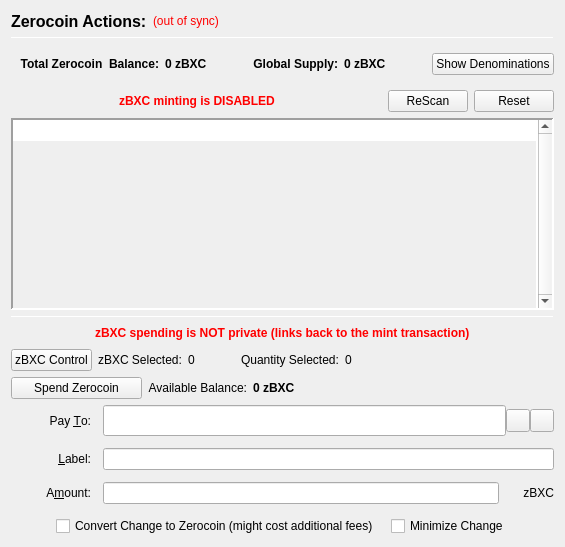
                  <widget class="QFrame" name="verticalFrameLeft">
                   <layout class="QVBoxLayout" name="verticalLayout_2">
                    <item>
                     <layout class="QVBoxLayout" name="verticalLayout_3">
                      <item>
                       <layout class="QHBoxLayout" name="horizontalLayout_3">
                        <item>
                         <widget class="QLabel" name="labelzBXCActions">
                          <property name="font">
                           <font>
                            <pointsize>12</pointsize>
                            <weight>75</weight>
                            <bold>true</bold>
                           </font>
                          </property>
                          <property name="text">
                           <string>Zerocoin Actions:</string>
                          </property>
                          <property name="alignment">
                           <set>Qt::AlignLeading|Qt::AlignLeft|Qt::AlignVCenter</set>
                          </property>
                         </widget>
                        </item>
                        <item>
                         <widget class="QLabel" name="labelzBXCSyncStatus">
                          <property name="toolTip">
                           <string>The displayed information may be out of date. Your wallet automatically synchronizes with the BitcoinClassic network after a connection is established, but this process has not completed yet.</string>
                          </property>
                          <property name="styleSheet">
                           <string notr="true">QLabel { color: red; }</string>
                          </property>
                          <property name="text">
                           <string notr="true">(out of sync)</string>
                          </property>
                          <property name="alignment">
                           <set>Qt::AlignLeading|Qt::AlignLeft|Qt::AlignVCenter</set>
                          </property>
                         </widget>
                        </item>
                        <item>
                         <spacer name="horizontalSpacer">
                          <property name="orientation">
                           <enum>Qt::Horizontal</enum>
                          </property>
                          <property name="sizeHint" stdset="0">
                           <size>
                            <width>40</width>
                            <height>20</height>
                           </size>
                          </property>
                         </spacer>
                        </item>
                       </layout>
                      </item>
                      <item>
                       <widget class="Line" name="lineUpperLeft">
                        <property name="minimumSize">
                         <size>
                          <width>0</width>
                          <height>1</height>
                         </size>
                        </property>
                        <property name="maximumSize">
                         <size>
                          <width>16777215</width>
                          <height>1</height>
                         </size>
                        </property>
                        <property name="frameShadow">
                         <enum>QFrame::Sunken</enum>
                        </property>
                        <property name="orientation">
                         <enum>Qt::Horizontal</enum>
                        </property>
                       </widget>
                      </item>
                      <item>
                       <widget class="QFrame" name="balanceSupplyFrame">
                        <layout class="QHBoxLayout" name="horizontalLayout_2" stretch="0,0,0,1,0">
                         <property name="rightMargin">
                          <number>0</number>
                         </property>
                         <item>
                          <layout class="QHBoxLayout" name="horizontalLayout_34">
                           <item>
                            <widget class="QLabel" name="labelzAvailableText_3">
                             <property name="font">
                              <font>
                               <weight>75</weight>
                               <bold>true</bold>
                              </font>
                             </property>
                             <property name="toolTip">
                              <string>Total Balance including unconfirmed and immature zBXC</string>
                             </property>
                             <property name="text">
                              <string>Total Zerocoin  Balance:</string>
                             </property>
                             <property name="alignment">
                              <set>Qt::AlignRight|Qt::AlignTrailing|Qt::AlignVCenter</set>
                             </property>
                            </widget>
                           </item>
                           <item>
                            <widget class="QLabel" name="labelzAvailableAmount_4">
                             <property name="minimumSize">
                              <size>
                               <width>40</width>
                               <height>0</height>
                              </size>
                             </property>
                             <property name="font">
                              <font>
                               <weight>75</weight>
                               <bold>true</bold>
                              </font>
                             </property>
                             <property name="toolTip">
                              <string>Total Balance including unconfirmed and immature zBXC</string>
                             </property>
                             <property name="text">
                              <string>0 zBXC</string>
                             </property>
                             <property name="alignment">
                              <set>Qt::AlignLeading|Qt::AlignLeft|Qt::AlignVCenter</set>
                             </property>
                            </widget>
                           </item>
                          </layout>
                         </item>
                         <item>
                          <spacer name="horizontalSpacer_32">
                           <property name="orientation">
                            <enum>Qt::Horizontal</enum>
                           </property>
                           <property name="sizeHint" stdset="0">
                            <size>
                             <width>40</width>
                             <height>20</height>
                            </size>
                           </property>
                          </spacer>
                         </item>
                         <item>
                          <layout class="QHBoxLayout" name="horizontalLayout_35">
                           <item>
                            <widget class="QLabel" name="labelZsupplyText_2">
                             <property name="font">
                              <font>
                               <weight>75</weight>
                               <bold>true</bold>
                              </font>
                             </property>
                             <property name="text">
                              <string>Global Supply:</string>
                             </property>
                             <property name="alignment">
                              <set>Qt::AlignRight|Qt::AlignTrailing|Qt::AlignVCenter</set>
                             </property>
                            </widget>
                           </item>
                           <item>
                            <widget class="QLabel" name="labelZsupplyAmount_2">
                             <property name="font">
                              <font>
                               <weight>75</weight>
                               <bold>true</bold>
                              </font>
                             </property>
                             <property name="text">
                              <string>0 zBXC</string>
                             </property>
                            </widget>
                           </item>
                          </layout>
                         </item>
                         <item>
                          <spacer name="horizontalSpacer_31">
                           <property name="orientation">
                            <enum>Qt::Horizontal</enum>
                           </property>
                           <property name="sizeHint" stdset="0">
                            <size>
                             <width>40</width>
                             <height>20</height>
                            </size>
                           </property>
                          </spacer>
                         </item>
                         <item>
                          <widget class="QPushButton" name="pushButtonShowDenoms">
                           <property name="toolTip">
                            <string>Show zBXC denominations list</string>
                           </property>
                           <property name="text">
                            <string>Show Denominations</string>
                           </property>
                          </widget>
                         </item>
                        </layout>
                       </widget>
                      </item>
                      <item>
                       <layout class="QHBoxLayout" name="horizontalLayout_4">
                        <item>
                         <spacer name="horizontalSpacer_2">
                          <property name="orientation">
                           <enum>Qt::Horizontal</enum>
                          </property>
                          <property name="sizeHint" stdset="0">
                           <size>
                            <width>40</width>
                            <height>20</height>
                           </size>
                          </property>
                         </spacer>
                        </item>
                        <item>
                         <widget class="QLabel" name="label">
                          <property name="styleSheet">
                           <string notr="true">color: red;
font-weight: bold;</string>
                          </property>
                          <property name="text">
                           <string>zBXC minting is DISABLED</string>
                          </property>
                         </widget>
                        </item>
                        <item>
                         <spacer name="horizontalSpacer_3">
                          <property name="orientation">
                           <enum>Qt::Horizontal</enum>
                          </property>
                          <property name="sizeHint" stdset="0">
                           <size>
                            <width>40</width>
                            <height>20</height>
                           </size>
                          </property>
                         </spacer>
                        </item>
                        <item>
                         <widget class="QPushButton" name="pushButtonMintReset">
                          <property name="maximumSize">
                           <size>
                            <width>80</width>
                            <height>16777215</height>
                           </size>
                          </property>
                          <property name="toolTip">
                           <string>Rescan the complete blockchain for  Zerocoin mints and their meta-data.</string>
                          </property>
                          <property name="text">
                           <string>ReScan</string>
                          </property>
                         </widget>
                        </item>
                        <item>
                         <widget class="QPushButton" name="pushButtonSpentReset">
                          <property name="maximumSize">
                           <size>
                            <width>80</width>
                            <height>16777215</height>
                           </size>
                          </property>
                          <property name="toolTip">
                           <string>Reset Zerocoin Wallet DB. Deletes transactions that did not make it into the blockchain.</string>
                          </property>
                          <property name="text">
                           <string>Reset</string>
                          </property>
                         </widget>
                        </item>
                       </layout>
                      </item>
                      <item>
                       <widget class="QPlainTextEdit" name="TEMintStatus">
                        <property name="font">
                         <font>
                          <pointsize>8</pointsize>
                         </font>
                        </property>
                        <property name="toolTip">
                         <string>Status and/or Mesages from the last Mint Action.</string>
                        </property>
                        <property name="frameShape">
                         <enum>QFrame::Panel</enum>
                        </property>
                        <property name="frameShadow">
                         <enum>QFrame::Sunken</enum>
                        </property>
                        <property name="lineWidth">
                         <number>2</number>
                        </property>
                        <property name="midLineWidth">
                         <number>2</number>
                        </property>
                        <property name="verticalScrollBarPolicy">
                         <enum>Qt::ScrollBarAlwaysOn</enum>
                        </property>
                        <property name="horizontalScrollBarPolicy">
                         <enum>Qt::ScrollBarAlwaysOff</enum>
                        </property>
                        <property name="readOnly">
                         <bool>true</bool>
                        </property>
                        <property name="plainText">
                         <string notr="true"/>
                        </property>
                        <property name="backgroundVisible">
                         <bool>true</bool>
                        </property>
                       </widget>
                      </item>
                      <item>
                       <widget class="Line" name="line">
                        <property name="minimumSize">
                         <size>
                          <width>0</width>
                          <height>1</height>
                         </size>
                        </property>
                        <property name="maximumSize">
                         <size>
                          <width>16777215</width>
                          <height>1</height>
                         </size>
                        </property>
                        <property name="orientation">
                         <enum>Qt::Horizontal</enum>
                        </property>
                       </widget>
                      </item>
                      <item>
                       <layout class="QHBoxLayout" name="horizontalLayout_7">
                        <item>
                         <spacer name="horizontalSpacer_18">
                          <property name="orientation">
                           <enum>Qt::Horizontal</enum>
                          </property>
                          <property name="sizeHint" stdset="0">
                           <size>
                            <width>40</width>
                            <height>20</height>
                           </size>
                          </property>
                         </spacer>
                        </item>
                        <item>
                         <widget class="QLabel" name="label_2">
                          <property name="styleSheet">
                           <string notr="true">color: red;
font-weight: bold;</string>
                          </property>
                          <property name="text">
                           <string>zBXC spending is NOT private (links back to the mint transaction)</string>
                          </property>
                         </widget>
                        </item>
                        <item>
                         <spacer name="horizontalSpacer_30">
                          <property name="orientation">
                           <enum>Qt::Horizontal</enum>
                          </property>
                          <property name="sizeHint" stdset="0">
                           <size>
                            <width>40</width>
                            <height>20</height>
                           </size>
                          </property>
                         </spacer>
                        </item>
                       </layout>
                      </item>
                      <item>
                       <layout class="QHBoxLayout" name="horizontalLayout_24">
                        <property name="leftMargin">
                         <number>0</number>
                        </property>
                        <property name="bottomMargin">
                         <number>0</number>
                        </property>
                        <item>
                         <widget class="QPushButton" name="pushButtonZPivControl">
                          <property name="text">
                           <string>zBXC Control</string>
                          </property>
                         </widget>
                        </item>
                        <item>
                         <widget class="QLabel" name="labelzPivSelected">
                          <property name="text">
                           <string>zBXC Selected:</string>
                          </property>
                         </widget>
                        </item>
                        <item>
                         <widget class="QLabel" name="labelzPivSelected_int">
                          <property name="text">
                           <string>0</string>
                          </property>
                         </widget>
                        </item>
                        <item>
                         <spacer name="horizontalSpacer_17">
                          <property name="orientation">
                           <enum>Qt::Horizontal</enum>
                          </property>
                          <property name="sizeType">
                           <enum>QSizePolicy::Fixed</enum>
                          </property>
                          <property name="sizeHint" stdset="0">
                           <size>
                            <width>40</width>
                            <height>20</height>
                           </size>
                          </property>
                         </spacer>
                        </item>
                        <item>
                         <widget class="QLabel" name="labelQuantitySelected">
                          <property name="text">
                           <string>Quantity Selected:</string>
                          </property>
                         </widget>
                        </item>
                        <item>
                         <widget class="QLabel" name="labelQuantitySelected_int">
                          <property name="text">
                           <string>0</string>
                          </property>
                         </widget>
                        </item>
                        <item>
                         <spacer name="horizontalSpacer_19">
                          <property name="orientation">
                           <enum>Qt::Horizontal</enum>
                          </property>
                          <property name="sizeHint" stdset="0">
                           <size>
                            <width>40</width>
                            <height>20</height>
                           </size>
                          </property>
                         </spacer>
                        </item>
                       </layout>
                      </item>
                      <item>
                       <layout class="QHBoxLayout" name="horizontalLayout_6">
                        <item>
                         <widget class="QPushButton" name="pushButtonSpendzBXC">
                          <property name="minimumSize">
                           <size>
                            <width>131</width>
                            <height>0</height>
                           </size>
                          </property>
                          <property name="toolTip">
                           <string>Spend Zerocoin. Without 'Pay To:' address creates payments to yourself.</string>
                          </property>
                          <property name="text">
                           <string>Spend Zerocoin</string>
                          </property>
                         </widget>
                        </item>
                        <item>
                         <widget class="QLabel" name="labelzBXCBalanceText">
                          <property name="toolTip">
                           <string>Available (mature and spendable) zBXC for spending</string>
                          </property>
                          <property name="text">
                           <string>Available Balance:</string>
                          </property>
                          <property name="alignment">
                           <set>Qt::AlignRight|Qt::AlignTrailing|Qt::AlignVCenter</set>
                          </property>
                         </widget>
                        </item>
                        <item>
                         <widget class="QLabel" name="labelzAvailableAmount_2">
                          <property name="font">
                           <font>
                            <weight>75</weight>
                            <bold>true</bold>
                           </font>
                          </property>
                          <property name="toolTip">
                           <string>Available (mature and spendable) zBXC for spending

zBXC are mature when they have more than 20 confirmations AND more than 2 mints of the same denomination after them were minted</string>
                          </property>
                          <property name="text">
                           <string>0 zBXC</string>
                          </property>
                          <property name="alignment">
                           <set>Qt::AlignLeading|Qt::AlignLeft|Qt::AlignVCenter</set>
                          </property>
                         </widget>
                        </item>
                        <item>
                         <spacer name="horizontalSpacer_4">
                          <property name="orientation">
                           <enum>Qt::Horizontal</enum>
                          </property>
                          <property name="sizeHint" stdset="0">
                           <size>
                            <width>40</width>
                            <height>20</height>
                           </size>
                          </property>
                         </spacer>
                        </item>
                       </layout>
                      </item>
                      <item>
                       <layout class="QGridLayout" name="gridLayout_7">
                        <property name="spacing">
                         <number>12</number>
                        </property>
                        <item row="0" column="0">
                         <widget class="QLabel" name="payToLabel">
                          <property name="minimumSize">
                           <size>
                            <width>80</width>
                            <height>0</height>
                           </size>
                          </property>
                          <property name="text">
                           <string>Pay &amp;To:</string>
                          </property>
                          <property name="alignment">
                           <set>Qt::AlignRight|Qt::AlignTrailing|Qt::AlignVCenter</set>
                          </property>
                          <property name="buddy">
                           <cstring>payTo</cstring>
                          </property>
                         </widget>
                        </item>
                        <item row="0" column="1">
                         <layout class="QHBoxLayout" name="payToLayout">
                          <property name="spacing">
                           <number>0</number>
                          </property>
                          <item>
                           <widget class="QValidatedLineEdit" name="payTo">
                            <property name="enabled">
                             <bool>true</bool>
                            </property>
                            <property name="minimumSize">
                             <size>
                              <width>0</width>
                              <height>31</height>
                             </size>
                            </property>
                            <property name="toolTip">
                             <string>The BitcoinClassic address to send the payment to. Creates local payment to yourself when empty.</string>
                            </property>
                           </widget>
                          </item>
                          <item>
                           <widget class="QToolButton" name="addressBookButton">
                            <property name="toolTip">
                             <string>Choose previously used address</string>
                            </property>
                            <property name="text">
                             <string/>
                            </property>
                            <property name="icon">
                             <iconset resource="../improvedbitcoin.qrc">
                              <normaloff>:/icons/address-book</normaloff>:/icons/address-book</iconset>
                            </property>
                            <property name="shortcut">
                             <string>Alt+A</string>
                            </property>
                           </widget>
                          </item>
                          <item>
                           <widget class="QToolButton" name="pasteButton">
                            <property name="toolTip">
                             <string>Paste address from clipboard</string>
                            </property>
                            <property name="text">
                             <string/>
                            </property>
                            <property name="icon">
                             <iconset resource="../improvedbitcoin.qrc">
                              <normaloff>:/icons/editpaste</normaloff>:/icons/editpaste</iconset>
                            </property>
                            <property name="shortcut">
                             <string>Alt+P</string>
                            </property>
                           </widget>
                          </item>
                         </layout>
                        </item>
                        <item row="1" column="0">
                         <widget class="QLabel" name="labelLabel">
                          <property name="minimumSize">
                           <size>
                            <width>80</width>
                            <height>0</height>
                           </size>
                          </property>
                          <property name="text">
                           <string>&amp;Label:</string>
                          </property>
                          <property name="alignment">
                           <set>Qt::AlignRight|Qt::AlignTrailing|Qt::AlignVCenter</set>
                          </property>
                          <property name="buddy">
                           <cstring>addAsLabel</cstring>
                          </property>
                         </widget>
                        </item>
                        <item row="1" column="1">
                         <widget class="QLineEdit" name="addAsLabel">
                          <property name="toolTip">
                           <string>Enter a label for this address to add it to the list of used addresses</string>
                          </property>
                         </widget>
                        </item>
                        <item row="2" column="0">
                         <widget class="QLabel" name="amountLabel">
                          <property name="minimumSize">
                           <size>
                            <width>80</width>
                            <height>0</height>
                           </size>
                          </property>
                          <property name="text">
                           <string>A&amp;mount:</string>
                          </property>
                          <property name="alignment">
                           <set>Qt::AlignRight|Qt::AlignTrailing|Qt::AlignVCenter</set>
                          </property>
                          <property name="buddy">
                           <cstring>zBXCpayAmount</cstring>
                          </property>
                         </widget>
                        </item>
                        <item row="2" column="1">
                         <layout class="QHBoxLayout" name="horizontalLayout_9">
                          <property name="spacing">
                           <number>0</number>
                          </property>
                          <item>
                           <widget class="QLineEdit" name="zBXCpayAmount"/>
                          </item>
                          <item>
                           <widget class="QLabel" name="labelzBXC">
                            <property name="minimumSize">
                             <size>
                              <width>55</width>
                              <height>0</height>
                             </size>
                            </property>
                            <property name="text">
                             <string>zBXC</string>
                            </property>
                            <property name="alignment">
                             <set>Qt::AlignRight|Qt::AlignTrailing|Qt::AlignVCenter</set>
                            </property>
                           </widget>
                          </item>
                         </layout>
                        </item>
                        <item row="3" column="0" colspan="2">
                         <layout class="QHBoxLayout" name="horizontalLayout_10">
                          <item>
                           <spacer name="horizontalSpacer_5">
                            <property name="orientation">
                             <enum>Qt::Horizontal</enum>
                            </property>
                            <property name="sizeHint" stdset="0">
                             <size>
                              <width>40</width>
                              <height>20</height>
                             </size>
                            </property>
                           </spacer>
                          </item>
                          <item>
                           <widget class="QCheckBox" name="checkBoxMintChange">
                            <property name="sizePolicy">
                             <sizepolicy hsizetype="MinimumExpanding" vsizetype="Fixed">
                              <horstretch>0</horstretch>
                              <verstretch>0</verstretch>
                             </sizepolicy>
                            </property>
                            <property name="layoutDirection">
                             <enum>Qt::LeftToRight</enum>
                            </property>
                            <property name="text">
                             <string>Convert Change to Zerocoin (might cost additional fees)</string>
                            </property>
                           </widget>
                          </item>
                          <item>
                           <widget class="QCheckBox" name="checkBoxMinimizeChange">
                            <property name="toolTip">
                             <string>If checked, the wallet tries to minimize the returning change instead of minimizing the number of spent denominations.</string>
                            </property>
                            <property name="text">
                             <string>Minimize Change</string>
                            </property>
                           </widget>
                          </item>
                          <item>
                           <spacer name="horizontalSpacer_6">
                            <property name="orientation">
                             <enum>Qt::Horizontal</enum>
                            </property>
                            <property name="sizeHint" stdset="0">
                             <size>
                              <width>40</width>
                              <height>20</height>
                             </size>
                            </property>
                           </spacer>
                          </item>
                         </layout>
                        </item>
                       </layout>
                      </item>
                     </layout>
                    </item>
                   </layout>
                  </widget>
